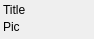
<?xml version="1.0" encoding="UTF-8"?>
<ui version="4.0">
 <class>SceneCardWidget</class>
 <widget class="QWidget" name="SceneCardWidget">
  <property name="geometry">
   <rect>
    <x>0</x>
    <y>0</y>
    <width>94</width>
    <height>39</height>
   </rect>
  </property>
  <property name="sizePolicy">
   <sizepolicy hsizetype="Maximum" vsizetype="Maximum">
    <horstretch>0</horstretch>
    <verstretch>0</verstretch>
   </sizepolicy>
  </property>
  <property name="windowTitle">
   <string>Form</string>
  </property>
  <layout class="QVBoxLayout" name="verticalLayout">
   <property name="spacing">
    <number>3</number>
   </property>
   <property name="leftMargin">
    <number>3</number>
   </property>
   <property name="topMargin">
    <number>3</number>
   </property>
   <property name="rightMargin">
    <number>3</number>
   </property>
   <property name="bottomMargin">
    <number>3</number>
   </property>
   <item>
    <widget class="QLabel" name="lblTitle">
     <property name="sizePolicy">
      <sizepolicy hsizetype="Maximum" vsizetype="Maximum">
       <horstretch>0</horstretch>
       <verstretch>0</verstretch>
      </sizepolicy>
     </property>
     <property name="text">
      <string>Title</string>
     </property>
    </widget>
   </item>
   <item>
    <widget class="QLabel" name="lblPic">
     <property name="sizePolicy">
      <sizepolicy hsizetype="Maximum" vsizetype="Maximum">
       <horstretch>0</horstretch>
       <verstretch>0</verstretch>
      </sizepolicy>
     </property>
     <property name="text">
      <string>Pic</string>
     </property>
    </widget>
   </item>
  </layout>
 </widget>
 <resources/>
 <connections/>
</ui>
